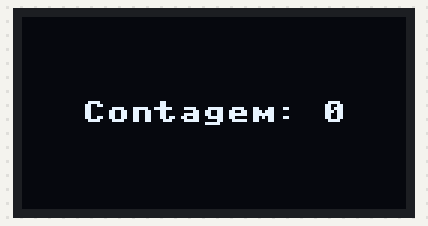
Simulated run of this program. Board: Raspberry Pi Pico running MicroPython. Shown: 128×64 one-colour display. At 12.4 s the program stops and its outputs stay as they are.

Above: at 0.11 s.
At 1.6 s:
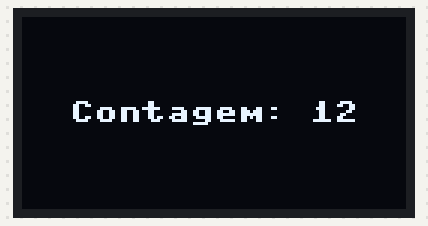
At 3.09 s:
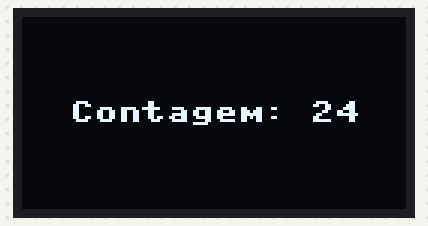
At 6.19 s:
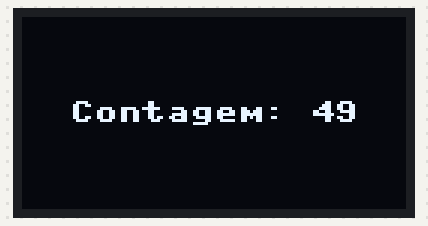
At 9.3 s:
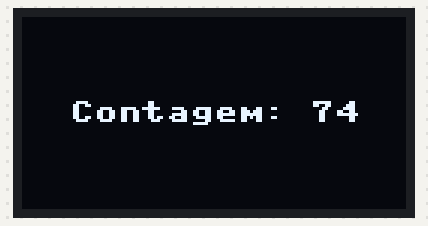
At 12.4 s:
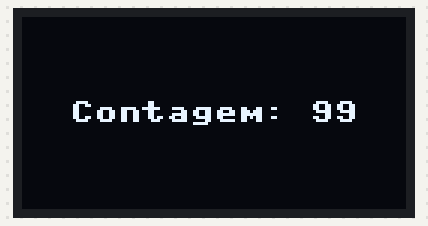

The program:

display_mostrar_valor.py
```python
# display_mostrar_valor.py
# Mostra valores numéricos no display OLED
# Blocos: Mostrar resultado, Mostrar valor

from machine import Pin, I2C
from ssd1306 import SSD1306_I2C

# Configuração do display OLED
I2C_BUS = 1
I2C_SCL = 3
I2C_SDA = 2
I2C_FREQ = 400000
DISPLAY_WIDTH = 128
DISPLAY_HEIGHT = 64

# Inicializa I2C e display
try:
    i2c = I2C(I2C_BUS, scl=Pin(I2C_SCL), sda=Pin(I2C_SDA), freq=I2C_FREQ)
    oled = SSD1306_I2C(DISPLAY_WIDTH, DISPLAY_HEIGHT, i2c)
except:
    print("Display OLED não encontrado!")
    oled = None

Y_POSITIONS = {1: 8, 2: 18, 3: 28, 4: 38, 5: 48}

def mostrar_valor(valor, linha=1, alinhamento='LEFT'):
    """
    Mostra um valor numérico no display.

    Args:
        valor: Valor a ser exibido (número ou string)
        linha: Linha de 1 a 5
        alinhamento: 'LEFT', 'CENTER' ou 'RIGHT'
    """
    if oled is None:
        return

    texto = str(valor)
    y = Y_POSITIONS.get(linha, 8)

 # Limpa a área antes de escrever
    if alinhamento == 'LEFT':
        x_clear = 3
    elif alinhamento == 'CENTER':
        x_clear = max(3, (128 - len(texto) * 8) // 2 - 16)
    else:  # RIGHT
        x_clear = max(3, 128 - len(texto) * 8 - 32)

    oled.fill_rect(x_clear, y, 128 - x_clear, 8, 0)

 # Calcula posição X
    text_width = len(texto) * 8
    if alinhamento == 'LEFT':
        x = 3
    elif alinhamento == 'CENTER':
        x = max(3, (128 - text_width) // 2)
    else:  # RIGHT
        x = max(3, 125 - text_width)

    oled.text(texto, x, y, 1)

def limpar_display():
    """Limpa todo o display."""
    if oled:
        oled.fill(0)

def exibir_no_oled():
    """Mostra no OLED o conteúdo preparado no buffer."""
    if oled:
        oled.show()

# Exemplo de uso
if __name__ == "__main__":
    if oled:
        import time

        limpar_display()

 # Contador
        for i in range(100):
            mostrar_valor(f"Contagem: {i}", 3, 'CENTER')
            exibir_no_oled()
            time.sleep_ms(100)
```
